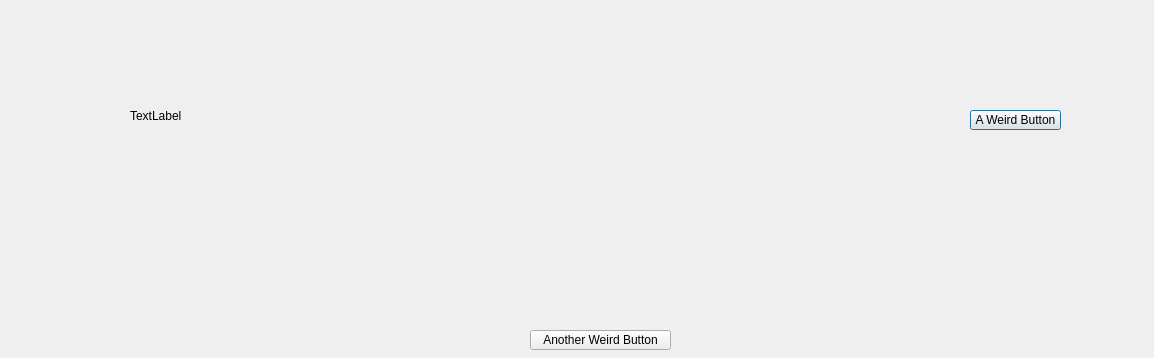
<?xml version="1.0" encoding="UTF-8"?>
<ui version="4.0">
 <class>Dialog_3</class>
 <widget class="QDialog" name="Dialog_3">
  <property name="geometry">
   <rect>
    <x>0</x>
    <y>0</y>
    <width>1154</width>
    <height>358</height>
   </rect>
  </property>
  <property name="windowTitle">
   <string>Dialog</string>
  </property>
  <widget class="QLabel" name="label">
   <property name="geometry">
    <rect>
     <x>130</x>
     <y>110</y>
     <width>54</width>
     <height>12</height>
    </rect>
   </property>
   <property name="text">
    <string>TextLabel</string>
   </property>
  </widget>
  <widget class="QPushButton" name="weird_1_Ptn">
   <property name="geometry">
    <rect>
     <x>970</x>
     <y>110</y>
     <width>91</width>
     <height>20</height>
    </rect>
   </property>
   <property name="text">
    <string>A Weird Button</string>
   </property>
  </widget>
  <widget class="QPushButton" name="weird_2_Ptn">
   <property name="geometry">
    <rect>
     <x>530</x>
     <y>330</y>
     <width>141</width>
     <height>20</height>
    </rect>
   </property>
   <property name="text">
    <string>Another Weird Button</string>
   </property>
  </widget>
 </widget>
 <resources/>
 <connections/>
</ui>
